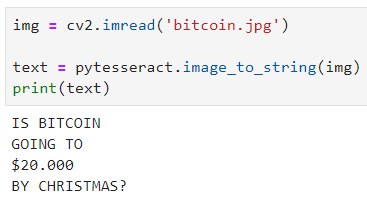
#> input picture fontTest.png, 367 x 201 px, given in place of the camera
$ python objdetection.py
#> lines starting #> are read from the running program, lines starting #| are printed output that depends on the picture
# -*- coding: utf-8 -*-
"""
Created on Fri May  7 17:36:25 2021

@author: User
"""

#// Don't forget to hit SUBSCRIBE, LIKE, COMMENT, and LEARN! its good to learn :)

#imports
import cv2
import time
import datetime
import imutils


def motion_detection():
    video_capture = cv2.VideoCapture(0) # value (0) selects the devices default camera
    time.sleep(2)

    first_frame = None # instinate the first fame

    while True:
        frame = video_capture.read()[1] # gives 2 outputs retval,frame - [1] selects frame
#> frame is the input picture: shape (201, 367, 3); mean B, G, R 243.7, 243.2, 243.1
        text = 'Unoccupied'

        greyscale_frame = cv2.cvtColor(frame, cv2.COLOR_BGR2GRAY) # make each frame greyscale wich is needed for threshold
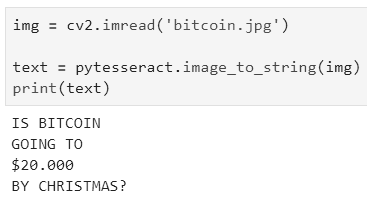
#> greyscale_frame: shape (201, 367); min 32, max 255, mean 243.2

        gaussian_frame = cv2.GaussianBlur(greyscale_frame, (21,21),0)
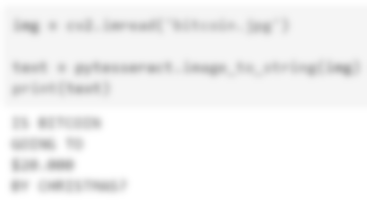
#> gaussian_frame: shape (201, 367); min 178, max 255, mean 243.2
        # uses a kernal of size(21,21) // has to be odd number to to ensure there is a valid integer in the centre
        # and we need to specify the standerd devation in x and y direction wich is the (0) if only x(sigma x) is specified
        # then y(sigma y) is taken as same as x. sigma = standerd deveation(mathmetics term)

        blur_frame = cv2.blur(gaussian_frame, (5,5)) # uses a kernal of size(5,5)(width,height) wich goes over 5x5 pixel area left to right
        # does a calculation and the pixel located in the centre of the kernal will become
        # a new value(the sum of the kernal after the calculations) and then it moves to the right one and has a new centre pixel
        # and does it all over again..untill the image is done, obv this can cause the edges to not be changed, but is very minute

        greyscale_image = blur_frame
        # greyscale image with blur etc wich is the final image ready to be used for threshold and motion detecion

        if first_frame is None:
            first_frame = greyscale_image
            # first frame is set for background subtraction(BS) using absdiff and then using threshold to get the foreground mask
            # foreground mask (black background anything that wasnt in image in first frame but is in newframe over the threshold will
            # be a white pixel(white) foreground image is black with new object being white...there is your motion detection
        else:
            pass


        frame = imutils.resize(frame, width=500)
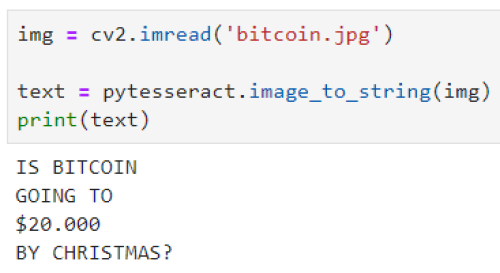
#> frame: shape (273, 500, 3); mean B, G, R 243.7, 243.2, 243.1
        frame_delta = cv2.absdiff(first_frame, greyscale_image)
#> frame_delta: shape (201, 367); every value is 0
        # calculates the absolute diffrence between each element/pixel between the two images, first_frame - greyscale (on each element)

        # edit the ** thresh ** depending on the light/dark in room, change the 100(anything pixel value over 100 will become 255(white))
        thresh = cv2.threshold(frame_delta, 100, 255, cv2.THRESH_BINARY)[1]
        # threshold gives two outputs retval,threshold image. using [1] on the end i am selecting the threshold image that is produced

        dilate_image = cv2.dilate(thresh, None, iterations=2)
        # dilate = dilate,grow,expand - the effect on a binary image(black background and white foregorund) is to enlarge/expand the white
        # pixels in the foreground wich are white(255), element=Mat() = default 3x3 kernal matrix and iterartions=2 means it
        # will do it twice

        cnt = cv2.findContours(dilate_image.copy(), cv2.RETR_EXTERNAL, cv2.CHAIN_APPROX_SIMPLE)[1]
#> cnt = []
        # contours gives 3 diffrent ouputs image, contours and hierarchy, so using [1] on end means contours = [1](cnt)
        # cv2.CHAIN_APPROX_SIMPLE saves memory by removing all redundent points and comppressing the contour, if you have a rectangle
        # with 4 straight lines you dont need to plot each point along the line, you only need to plot the corners of the rectangle
        # and then join the lines, eg instead of having say 750 points, you have 4 points.... look at the memory you save!

        # for c in cnt:
        #     if cv2.contourArea(c) > 800: # if contour area is less then 800 non-zero(not-black) pixels(white)
        #         (x, y, w, h) = cv2.boundingRect(c) # x,y are the top left of the contour and w,h are the width and hieght

        #         cv2.rectangle(frame, (x,y), (x+w, y+h), (0, 255, 0), 2) # (0, 255, 0) = color R,G,B = lime / 2 = thickness(i think?)(YES IM RITE!)
        #         # image used for rectangle is frame so that its on the secruity feed image and not the binary/threshold/foreground image
        #         # as its already used the threshold/(binary image) to find the contours this image/frame is what image it will be drawed on

        #         text = 'Occupied'
        #         # text that appears when there is motion in video feed
        #     else:
        #         pass


        ''' now draw text and timestamp on security feed '''
        font = cv2.FONT_HERSHEY_SIMPLEX

        cv2.putText(frame, '{+} Room Status: %s' % (text),
            (10,20), cv2.FONT_HERSHEY_SIMPLEX , 0.5, (0, 0, 255), 2)
        # frame is the image on wich the text will go. 0.5 is size of font, (0,0,255) is R,G,B color of font, 2 on end is LINE THICKNESS! OK :)


        cv2.putText(frame, datetime.datetime.now().strftime('%A %d %B %Y %I:%M:%S%p'),
            (10, frame.shape[0] - 10), cv2.FONT_HERSHEY_SIMPLEX , 0.35, (0, 0, 255),1) # frame.shape[0] = hieght, frame.shape[1] = width,ssssssssssssss
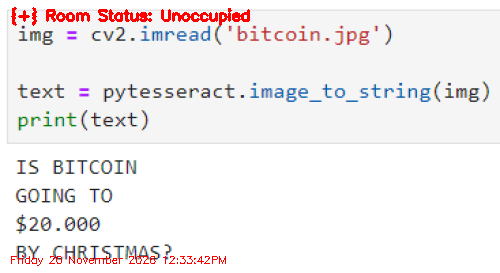
#> frame: shape (273, 500, 3); mean B, G, R 240.1, 239.6, 243.3
        # using datetime to get date/time stamp, for font positions using frame.shape() wich returns a tuple of (rows,columns,channels)
        # going 10 accross in rows/width so need columns with frame.shape()[0] we are selecting columns so how ever many pixel height
        # the image is - 10 so oppisite end at bottom instead of being at the top like the other text

        cv2.imshow('Security Feed', frame)
        cv2.imshow('Threshold(foreground mask)', dilate_image)
        cv2.imshow('Frame_delta', frame_delta)

        key = cv2.waitKey(1) & 0xFF # (1) = time delay in seconds before execution, and 0xFF takes the last 8 bit to check value or sumin
#> (key q is pressed here)
        if key == ord('q'):
            cv2.destroyAllWindows()
            break


if __name__=='__main__':
    motion_detection()

$ run again, on fonts_test.png
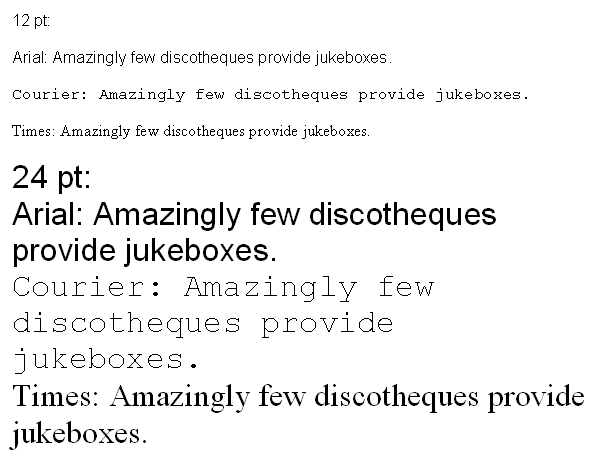
#> input picture fonts_test.png, 598 x 464 px, given in place of the camera
#> in motion_detection, frame is the input picture: shape (464, 598, 3); mean B, G, R 242, 242, 242
#> in motion_detection, `frame = imutils.resize(frame, width=500)`:
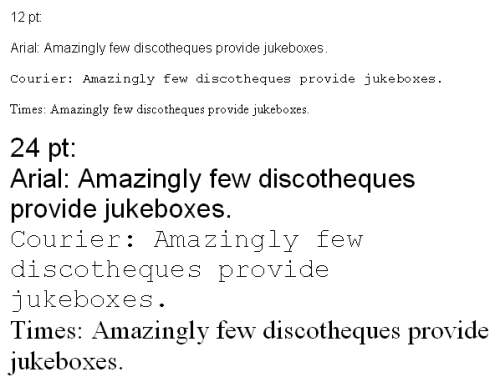
#> frame: shape (387, 500, 3); mean B, G, R 242, 242, 242
#> frame_delta: shape (464, 598); every value is 0
#> cnt = []
#> in motion_detection, `cv2.putText(frame, datetime.datetime.now().strftime('%A %d %B %Y %I:%M..`:
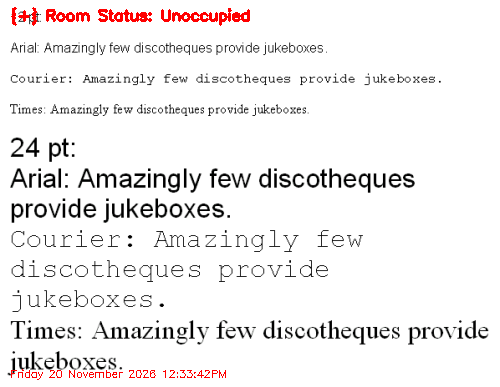
#> frame: shape (387, 500, 3); mean B, G, R 239.4, 239.4, 242

$ run again, on 20120282OLnL2ubF9j.jpg
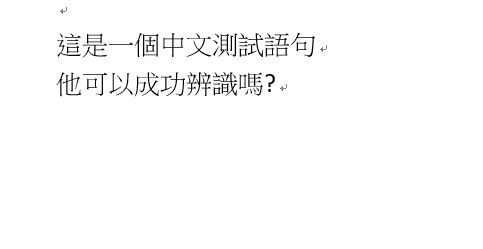
#> input picture 20120282OLnL2ubF9j.jpg, 483 x 249 px, given in place of the camera
#> in motion_detection, frame is the input picture: shape (249, 483, 3); min 0, max 255, mean 250.4
#> in motion_detection, `frame = imutils.resize(frame, width=500)`:
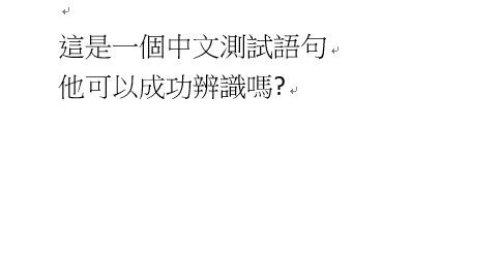
#> frame: shape (257, 500, 3); min 0, max 255, mean 250.4
#> frame_delta: shape (249, 483); every value is 0
#> cnt = []
#> in motion_detection, `cv2.putText(frame, datetime.datetime.now().strftime('%A %d %B %Y %I:%M..`:
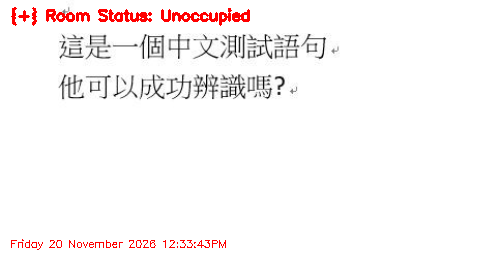
#> frame: shape (257, 500, 3); mean B, G, R 246.4, 246.4, 250.4
